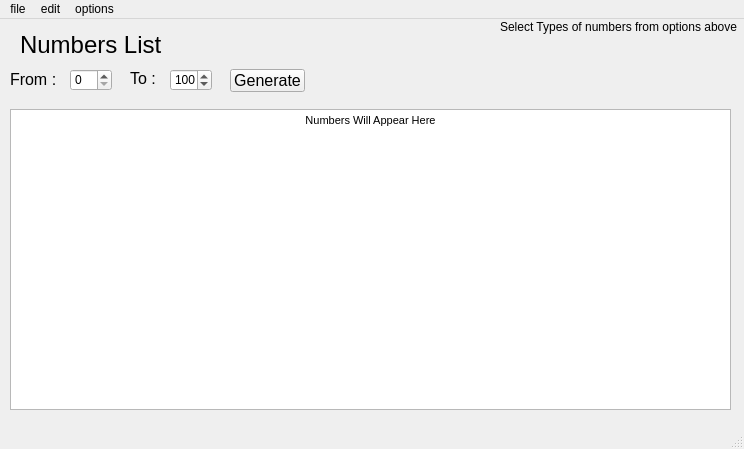
<?xml version="1.0" encoding="UTF-8"?>
<ui version="4.0">
 <class>MainWindow</class>
 <widget class="QMainWindow" name="MainWindow">
  <property name="geometry">
   <rect>
    <x>0</x>
    <y>0</y>
    <width>744</width>
    <height>449</height>
   </rect>
  </property>
  <property name="mouseTracking">
   <bool>false</bool>
  </property>
  <property name="windowTitle">
   <string>MainWindow</string>
  </property>
  <widget class="QWidget" name="centralwidget">
   <widget class="QSpinBox" name="spinBox1">
    <property name="geometry">
     <rect>
      <x>70</x>
      <y>50</y>
      <width>42</width>
      <height>22</height>
     </rect>
    </property>
    <property name="mouseTracking">
     <bool>true</bool>
    </property>
    <property name="maximum">
     <number>10000</number>
    </property>
   </widget>
   <widget class="QLabel" name="label2">
    <property name="geometry">
     <rect>
      <x>10</x>
      <y>50</y>
      <width>50</width>
      <height>21</height>
     </rect>
    </property>
    <property name="font">
     <font>
      <pointsize>12</pointsize>
     </font>
    </property>
    <property name="text">
     <string>From :</string>
    </property>
   </widget>
   <widget class="QLabel" name="label3">
    <property name="geometry">
     <rect>
      <x>130</x>
      <y>50</y>
      <width>30</width>
      <height>19</height>
     </rect>
    </property>
    <property name="font">
     <font>
      <pointsize>12</pointsize>
     </font>
    </property>
    <property name="text">
     <string>To :</string>
    </property>
   </widget>
   <widget class="QSpinBox" name="spinBox2">
    <property name="geometry">
     <rect>
      <x>170</x>
      <y>50</y>
      <width>42</width>
      <height>22</height>
     </rect>
    </property>
    <property name="mouseTracking">
     <bool>true</bool>
    </property>
    <property name="maximum">
     <number>100000</number>
    </property>
    <property name="value">
     <number>100</number>
    </property>
   </widget>
   <widget class="QLabel" name="label1">
    <property name="geometry">
     <rect>
      <x>20</x>
      <y>10</y>
      <width>171</width>
      <height>31</height>
     </rect>
    </property>
    <property name="font">
     <font>
      <pointsize>18</pointsize>
     </font>
    </property>
    <property name="text">
     <string>Numbers List</string>
    </property>
   </widget>
   <widget class="QPushButton" name="generate">
    <property name="geometry">
     <rect>
      <x>230</x>
      <y>50</y>
      <width>75</width>
      <height>23</height>
     </rect>
    </property>
    <property name="font">
     <font>
      <pointsize>12</pointsize>
     </font>
    </property>
    <property name="text">
     <string>Generate</string>
    </property>
   </widget>
   <widget class="QLabel" name="label">
    <property name="geometry">
     <rect>
      <x>500</x>
      <y>0</y>
      <width>241</width>
      <height>16</height>
     </rect>
    </property>
    <property name="text">
     <string>Select Types of numbers from options above</string>
    </property>
   </widget>
   <widget class="QTextBrowser" name="label4">
    <property name="geometry">
     <rect>
      <x>10</x>
      <y>90</y>
      <width>721</width>
      <height>301</height>
     </rect>
    </property>
    <property name="font">
     <font>
      <pointsize>18</pointsize>
     </font>
    </property>
    <property name="mouseTracking">
     <bool>true</bool>
    </property>
    <property name="html">
     <string>&lt;!DOCTYPE HTML PUBLIC &quot;-//W3C//DTD HTML 4.0//EN&quot; &quot;http://www.w3.org/TR/REC-html40/strict.dtd&quot;&gt;
&lt;html&gt;&lt;head&gt;&lt;meta name=&quot;qrichtext&quot; content=&quot;1&quot; /&gt;&lt;style type=&quot;text/css&quot;&gt;
p, li { white-space: pre-wrap; }
&lt;/style&gt;&lt;/head&gt;&lt;body style=&quot; font-family:'MS Shell Dlg 2'; font-size:18pt; font-weight:400; font-style:normal;&quot;&gt;
&lt;p align=&quot;center&quot; style=&quot; margin-top:0px; margin-bottom:0px; margin-left:0px; margin-right:0px; -qt-block-indent:0; text-indent:0px;&quot;&gt;&lt;span style=&quot; font-size:8.25pt;&quot;&gt;Numbers Will Appear Here&lt;/span&gt;&lt;/p&gt;&lt;/body&gt;&lt;/html&gt;</string>
    </property>
   </widget>
  </widget>
  <widget class="QMenuBar" name="menubar">
   <property name="geometry">
    <rect>
     <x>0</x>
     <y>0</y>
     <width>744</width>
     <height>21</height>
    </rect>
   </property>
   <widget class="QMenu" name="menufile">
    <property name="title">
     <string>file</string>
    </property>
    <addaction name="actionsave"/>
   </widget>
   <widget class="QMenu" name="menuedit">
    <property name="title">
     <string>edit</string>
    </property>
    <addaction name="actioncopy"/>
   </widget>
   <widget class="QMenu" name="menuoptions">
    <property name="title">
     <string>options</string>
    </property>
    <addaction name="actionPrime"/>
    <addaction name="actionComposite"/>
    <addaction name="actionnatural"/>
    <addaction name="actionodd"/>
    <addaction name="actioneven"/>
   </widget>
   <addaction name="menufile"/>
   <addaction name="menuedit"/>
   <addaction name="menuoptions"/>
  </widget>
  <widget class="QStatusBar" name="statusbar"/>
  <action name="actionsave">
   <property name="text">
    <string>save</string>
   </property>
  </action>
  <action name="actioncopy">
   <property name="text">
    <string>copy</string>
   </property>
  </action>
  <action name="actionPrime">
   <property name="text">
    <string>Prime</string>
   </property>
  </action>
  <action name="actionComposite">
   <property name="text">
    <string>Composite</string>
   </property>
  </action>
  <action name="actionnatural">
   <property name="text">
    <string>natural</string>
   </property>
  </action>
  <action name="actionodd">
   <property name="text">
    <string>odd</string>
   </property>
  </action>
  <action name="actioneven">
   <property name="text">
    <string>even</string>
   </property>
  </action>
 </widget>
 <resources/>
 <connections/>
</ui>
